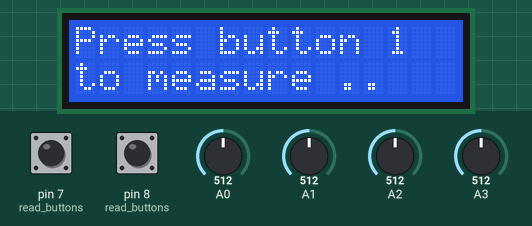
Simulated run of this sketch. Board: Arduino Uno, built with avr-gcc and run on an emulated ATmega328P. Parts: 16×2 character LCD. Inputs (shaded band) come from the test bench; at power-on: pin 8 (read_buttons) LOW, pin 7 (read_buttons) LOW, A0 = 512, A1 = 512, A2 = 512, A3 = 512.

Above: at 4.2 s.
4.3 s: pin 8 (read_buttons) pulled HIGH for 0.15 s
At 5.0 s:
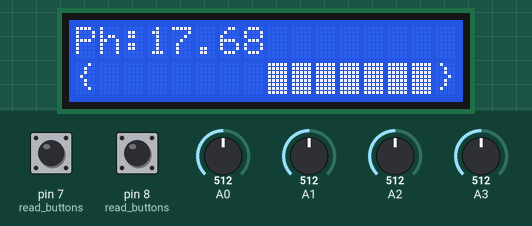
5.9 s: pin 7 (read_buttons) pulled HIGH for 3.2 s
At 7.0 s:
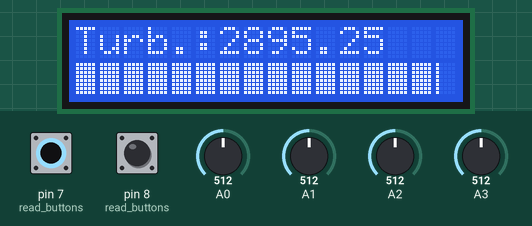
11.0 s: pin 7 (read_buttons) pulled HIGH for 0.15 s
At 11.6 s:
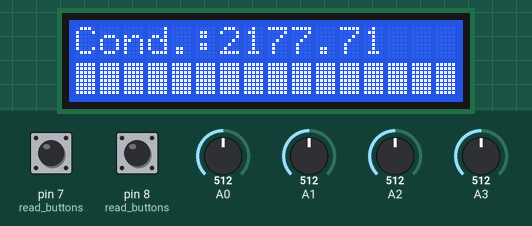
12.6 s: pin 7 (read_buttons) pulled HIGH for 1 s
At 14.0 s:
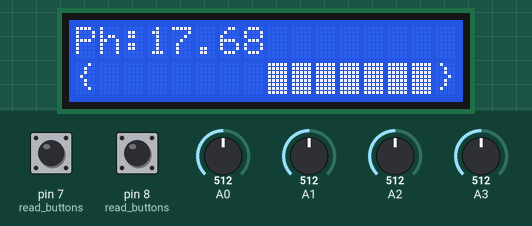
Timing chart, 0 to 15.6 s (numbered marks = the images above; inputs shaded):
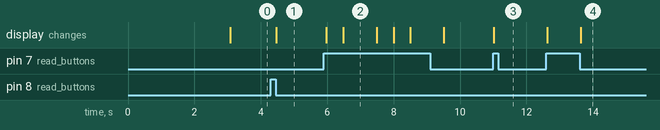

Measured:
- after the input at 4.3 s, the display: changes after 0.17 s (image 1)
- after the input at 5.9 s, the display: first changes after 0.08 s (image 2 shows a later state)
- after the input at 11.0 s, the display: changes at once (image 3)
- after the input at 12.6 s, the display: first changes at once (image 4 shows a later state)
- what the display in image 2 shows lasts 1.0 s, from 6.5 s to 7.5 s

The sketch:

Water_quality.ino
```cpp
#include <LiquidCrystal.h>
const int rs = 12, en = 11, d4 = 5, d5 = 4, d6 = 3, d7 = 2;
LiquidCrystal lcd(rs, en, d4, d5, d6, d7);

#define BASE 1.87
#define offset 0
#define ENOUGHT 30

//#define DEBUG

byte bar_1_up[8] = {
  0b10000,
  0b10000,
  0b10000,
  0b10000,
  0b10000,
  0b10000,
  0b10000,
  0b10000
};

byte bar_2_up[8] = {
  0b11000,
  0b11000,
  0b11000,
  0b11000,
  0b11000,
  0b11000,
  0b11000,
  0b11000
};


byte bar_3_up[8] = {
  0b11100,
  0b11100,
  0b11100,
  0b11100,
  0b11100,
  0b11100,
  0b11100,
  0b11100
};

byte bar_4_up[8] = {
  0b11110,
  0b11110,
  0b11110,
  0b11110,
  0b11110,
  0b11110,
  0b11110,
  0b11110
};
byte bar_1_down[8] = {
  0b00001,
  0b00001,
  0b00001,
  0b00001,
  0b00001,
  0b00001,
  0b00001,
  0b00001
};

int avrg[ENOUGHT];

void setup() {
  Serial.begin(9600);
  pinMode(8, INPUT);
  pinMode(6, INPUT);
  lcd.begin(16, 2);
  lcd.createChar(0, bar_1_up);
  lcd.createChar(1, bar_2_up);
  lcd.createChar(2, bar_3_up);
  lcd.createChar(3, bar_4_up);
  lcd.createChar(4, bar_1_down);
  lcd.clear();
  lcd.setCursor(0, 0);
  lcd.print("Water quality  ");
  lcd.setCursor(0, 1);
  lcd.print("meter v.1.0");
  delay(3000);
  lcd.clear();
  lcd.setCursor(0, 0);
  lcd.print("Press button 1");
  lcd.setCursor(0, 1);
  lcd.print("to measure ..");

}

void loop() {
  if (digitalRead(8) == HIGH)
  {
    while (1)
    {
      while (digitalRead(8) == HIGH);
      float tmp;
      tmp = get_temperature();
      //////////////////////////////////////////////
      float phvle;
      phvle = get_ph();
      //////////////////////////////////////////////
      float tds;
      tds = get_conductivity(tmp);
      /////////////////////////////////////////////
      float ntv;
      ntv = get_leght();
      /////////////////////////////////////////////
      // Serial.print("  tmp: ");
      // Serial.print(tmp);
      while (1)
      {
        out_ph(phvle);
        delay(500);
        if (read_buttons() == 2)break;
        out_tds(tds, tmp);
        delay(500);
        if (read_buttons() == 2)break;
        out_ntv(ntv);
        delay(500);
        if (read_buttons() == 2)break;
        delay(500);
      }
    }
  }
}
/////////////////////////////////////////////////
void out_ph(float ph) {
#ifdef DEBUG
  Serial.print("  ph:");
  Serial.println(ph);
#endif
  lcd.clear();
  lcd.setCursor(0, 0);
  lcd.print("Ph:");
  lcd.print(ph);
  if(ph>14)ph=14;
  scroll_bar_s(ph);
}
void out_tds(float tds , float tmp) {
#ifdef DEBUG
  Serial.print("   tds:");
  Serial.println(tds);
  Serial.print("   tmp:");
  Serial.println(tmp);
#endif
  lcd.clear();
  lcd.setCursor(0, 0);
  lcd.print("Cond.:");
  lcd.print(tds);
  scr_per(tds, 500);
}
void out_ntv(float ntv ) {
#ifdef DEBUG
  Serial.print("  ntv:");
  Serial.println(ntv);
#endif
  lcd.clear();
  lcd.setCursor(0, 0);
  lcd.print("Turb.:");
  lcd.print(ntv);
  scr_per(ntv, 3000);
}

void scroll_bar_n(int num)
{
  int i;
  lcd.setCursor(0, 1);
  for (int j = 0; j < 17; j++)
  {
    if (num > 5)
    {
      lcd.write(byte(255));
      num = num - 5;
    }
    else
    {
      if (num == 0)break;
      num=num-2;
      lcd.write(byte(num));
      break;
    }
  }
}


int scr_per(float num, int mx)
{
  float x;
  x = 100 * num / mx;
  x = x * 0.8;
  scroll_bar_n(x);
}

void scroll_bar_s(int num)
{
  int pos;
  pos = 7;
  lcd.setCursor(0, 1);
  lcd.print("{");
  lcd.setCursor(15, 1);
  lcd.print("}");
  if (num == 7)
  {
    lcd.setCursor(7, 1);
    lcd.write(byte(4));
    lcd.setCursor(8, 1);
    lcd.write(byte(0));
    return;
  }
  if (num > 7)
  {
    num = num - 7;
    lcd.setCursor(8, 1);
    while (num > 0)
    {
      lcd.write(byte(255));
      num--;
    }
    return;
  }
  num = 7 - num;
  lcd.setCursor(8, 1);
  while (num > 0)
  {
    lcd.setCursor(pos, 1);
    lcd.write(byte(255));
    num--;
    pos--;
  }
  return;
}

int read_buttons()
{
  while (1)
  {
    if (digitalRead(7) == HIGH)return 1;
    if (digitalRead(8) == HIGH)return 2;
    delay(100);
  }
}

float avrg_func(int port)
{
  float V;
  for (int i = 0; i < ENOUGHT; i++)
  {
    V = analogRead(port);
    avrg[i] = V;
  }
  float avr_V;
  avr_V = 0;
  for (int i = 0; i < ENOUGHT; i++)
  {
    avr_V = avr_V + avrg[i];
  }
  avr_V = avr_V / ENOUGHT;
  return avr_V;
}


float avrg_volt(int port)
{
  float v;
  v = avrg_func(port);
  return v = v * (5.0 / 1024);

}
float get_temperature() {
  float TV = avrg_func(A0);
  float tmp , atv , btv , ctv;
  atv = 0.000277;
  btv = -0.114;
  ctv = 0.346;
  tmp = (atv * TV + btv) * TV + ctv;
  return tmp;
}

float get_ph() {
  float PHvoltage = avrg_volt(A3);
  float phvle;
  PHvoltage = PHvoltage - BASE;
  phvle = ( PHvoltage / 0.059 ) + 7;
  return phvle;
}
float get_conductivity(float tmp) {
  float C_tds;
  C_tds = 1 + 0.02 * (tmp - 25);
  float V_tds;
  V_tds = avrg_volt(A1);
  V_tds = V_tds / C_tds;
  float Y_tds;
  Y_tds = (133.42 * V_tds * V_tds * V_tds) - (255.86 * V_tds * V_tds) + (857.39 * V_tds);
  Y_tds = Y_tds / 2;
  return Y_tds;
}
float get_leght() {
  float V_ntv;
  V_ntv = avrg_volt(A2)-0.25;
  float Y_ntv;
  Y_ntv = (-1120.4 * V_ntv + 5742.3) * V_ntv - 4352.9;
  return Y_ntv;
}
```
